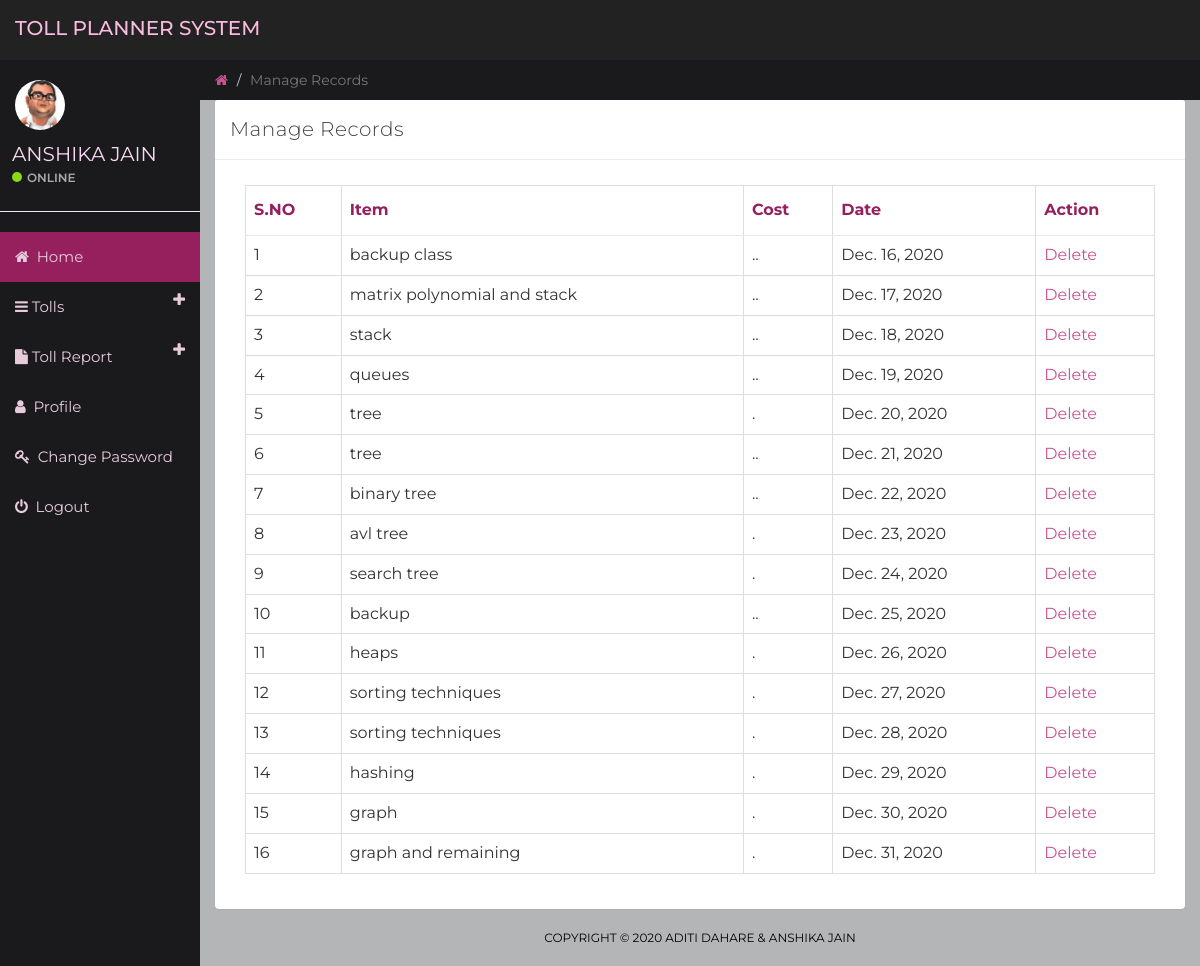
The page /manage_record (signed in) on the database its author committed.
### expense/models.py (models this page shows, shortened)
class tblexpense(models.Model):
    user = models.ForeignKey(User, on_delete=models.CASCADE, null=True)
    expensedate = models.DateField()
    expenseitem = models.CharField(max_length=100, null=True)
    expensecost = models.CharField(max_length=20, null=True)
    notedate    = models.DateField()

### expense/views.py (the view)
# urls.py: path('manage_record',manage_expense,name='manage_expense'),
def manage_expense(request):
    if not request.user.is_authenticated:
        return redirect('index')
    expense = tblexpense.objects.filter(user=request.user.id)
    d = {'expense':expense}
    return render(request, 'manage_record.html', d)

### expense/templates/manage_record.html (shortened to what this page needs)
{% load static %}
{% block body %}
<html>
<head>
	<link href="{% static 'css/bootstrap.min.css' %}" rel="stylesheet">
	<link href="{% static 'css/font-awesome.min.css' %}" rel="stylesheet">
	<link href="{% static 'css/datepicker3.css' %}" rel="stylesheet">
	<link href="{% static 'css/styles.css' %}" rel="stylesheet">
</head>
<body>
	{% include 'header.html' %}
	 {% include 'sidebar.html' %}
	<div class="col-sm-9 col-sm-offset-3 col-lg-10 col-lg-offset-2 main">
		<div class="row">
			<ol class="breadcrumb">
				<li><a href="#">
					<em class="fa fa-home"></em>
				</a></li>
				<li class="active" >Manage Records</li>
			</ol>
		</div>
		<div class="row">
			<div class="col-lg-12">
				<div class="panel panel-default">
					<div class="panel-heading">Manage Records</div>
					<div class="panel-body">
						<div class="col-md-12">
							<div class="table-responsive">
            <table class="table table-bordered mg-b-0">
              <thead>
                <tr>
                  <th>S.NO</th>
                  <th>Item</th>
                  <th>Cost</th>
                  <th>Date</th>
                  <th>Action</th>
                </tr>
              </thead>
              <tbody>
              {% for i in expense %}
                <tr>
                  <td>{{forloop.counter}}</td>
                  <td>{{i.expenseitem}}</td>
                  <td>{{i.expensecost}}</td>
                  <td>{{i.expensedate}}</td>
                  <td><a href="{% url 'delete_expense' i.id %}">Delete</a>
                </tr>
 {% endfor %}
              </tbody>
            </table>
          </div>
						</div>
					</div>
				</div>
			</div>
			{% include 'footer.html' %}
		</div>
	</div>
</body>
</html>
{% endblock %}

### expense/templates/header.html (shortened to what this page needs)
{% load static %}
<nav class="navbar navbar-custom navbar-fixed-top" role="navigation">
        <div class="container-fluid">
            <div class="navbar-header">
                <a class="navbar-brand" href="{% url 'dashboard' %}"><span>TOLL PLANNER SYSTEM </span> </a>
            </div>
        </div>
    </nav>

### expense/templates/sidebar.html (shortened to what this page needs)
{% load static %}
<div id="sidebar-collapse" class="col-sm-3 col-lg-2 sidebar">
        <div class="profile-sidebar">
            <div class="profile-userpic">
                <img src="{% static 'assets/images/download.jpg' %}" class="img-responsive" alt="">
            </div>
            <div class="profile-usertitle">
                <div class="profile-usertitle-name"> {{request.user.first_name}} </div>
                <div class="profile-usertitle-status"><span class="indicator label-success"></span>Online</div>
            </div>
        </div>
        <ul class="nav menu">
            <li class="active"><a href="{% url 'dashboard' %}"><em class="fa fa-home">&nbsp;</em> Home</a></li>
            <li class="parent "><a data-toggle="collapse" href="#sub-item-1">
                <em class="fa fa-navicon">&nbsp;</em>Tolls <span data-toggle="collapse" href="#sub-item-1" class="icon pull-right"><em class="fa fa-plus"></em></span>
                </a>
            </li>
  <li class="parent "><a data-toggle="collapse" href="#sub-item-2">
                <em class="fa fa-file">&nbsp;</em>Toll Report <span data-toggle="collapse" href="#sub-item-1" class="icon pull-right"><em class="fa fa-plus"></em></span>
                </a>
            </li>
            <li><a href="{% url 'userprofile' %}"><em class="fa fa-user">&nbsp;</em> Profile</a></li>
             <li><a href="{% url 'changepassword' %}"><em class="fa fa-key">&nbsp;</em> Change Password</a></li>
<li><a href="{% url 'logout' %}"><em class="fa fa-power-off">&nbsp;</em> Logout</a></li>
        </ul>
    </div>

### expense/templates/footer.html
<div class="col-sm-12">
				<p class="back-link"> COPYRIGHT © 2020 ADITI DAHARE & ANSHIKA JAIN </p>
			</div>

### expense/static/css/styles.css (style rules this page uses)
body { background: #b3b5b7; padding-top: 60px; font-size: 14px; font-family: "Montserrat", "Helvetica Neue", Helvetica, Arial, sans-serif; }
p { color: #000; }
a, a:hover, a:focus { color: #c75390 }
.navbar-custom { background: #222; height: 60px; }
.navbar-header .navbar-brand { color: #fff; font-size: 20px; text-transform: uppercase; font-weight: 500; height: 60px; padding-top: 18px; }
.navbar-header .navbar-brand span { color: #fbbbde; }
.label-success { background-color: #8ad919; }
.panel { border: 0; }
.panel-heading { font-size: 20px; font-weight: 300; letter-spacing: 0.025em; height: 60px; line-height: 38px; }
.panel-default .panel-heading { background: #fff; border-bottom: 1px solid #e9ecf2; color: #444444; }
.navbar { border: 0; }
.sidebar { display: block; padding: 0; display: none; box-shadow: none; background: #1a1a1d; }
.sidebar ul { margin: 20px 0px; }
@media (min-width: 768px) { .sidebar { display: block; position: fixed; top: 60px; bottom: 0; left: 0; z-index: 1000; display: block; margin: 0; padding: 0; overflow-x: hidden; overflow-y: auto; } }
@media (min-width: 768px) { .navbar-header { width: 100%; } }
.sidebar ul.nav .active a, .sidebar ul.nav li.parent a.active, .sidebar ul.nav .active > a:hover, .sidebar ul.nav li.parent a.active:hover, .sidebar ul.nav .active > a:focus, .sidebar ul.nav li.parent a.active:focus { color: #e8ccdb; background-color: #96205e; }
.sidebar ul.nav li a { height: 50px; font-size: 15px; line-height: 2em; color: #e8ccdb; }
.profile-sidebar { padding: 10px 0; border-bottom: 1px solid #e9ecf2; }
.indicator { width: 10px; height: 10px; display: inline-block; border-radius: 9999px; margin-right: 5px; }
.profile-userpic img { float: left; margin: 10px 0px 0px 15px; width: 50px; height: 50px; border-radius: 9999px !important; }
.profile-usertitle { float: left; text-align: left; margin: 10px 0 0 12px; }
.profile-usertitle-name { font-size: 20px; margin-bottom: 0px; color: #f7daf1; }
.profile-usertitle-status { text-transform: uppercase; color: #AAA; font-size: 12px; font-weight: 600; margin-bottom: 15px; }
.breadcrumb { border-radius: 0; padding: 10px 15px 10px 15px; background: #1a1a1d; margin: 0; }
.table { background: #fff; }
.table > thead > tr > th { border-bottom: 1px solid #e6e7e8; vertical-align: middle; height: 50px; color: #96205e; }
p.back-link { text-align: center; margin-bottom: 20px; font-size: 12px; text-transform: uppercase; }

### rows shown on the page
tblexpense: expenseitem "backup class", expensecost "..", expensedate "Dec. 16, 2020"
tblexpense: expenseitem "matrix polynomial and stack", expensecost "..", expensedate "Dec. 17, 2020"
tblexpense: expenseitem "stack", expensecost "..", expensedate "Dec. 18, 2020"
tblexpense: expenseitem "queues", expensecost "..", expensedate "Dec. 19, 2020"
tblexpense: expenseitem "tree", expensecost ".", expensedate "Dec. 20, 2020"
tblexpense: expenseitem "tree", expensecost "..", expensedate "Dec. 21, 2020"
tblexpense: expenseitem "binary tree", expensecost "..", expensedate "Dec. 22, 2020"
tblexpense: expenseitem "avl tree", expensecost ".", expensedate "Dec. 23, 2020"
tblexpense: expenseitem "search tree", expensecost ".", expensedate "Dec. 24, 2020"
tblexpense: expenseitem "backup", expensecost "..", expensedate "Dec. 25, 2020"
tblexpense: expenseitem "heaps", expensecost ".", expensedate "Dec. 26, 2020"
tblexpense: expenseitem "sorting techniques", expensecost ".", expensedate "Dec. 27, 2020"
tblexpense: expenseitem "sorting techniques", expensecost ".", expensedate "Dec. 28, 2020"
tblexpense: expenseitem "hashing", expensecost ".", expensedate "Dec. 29, 2020"
tblexpense: expenseitem "graph", expensecost ".", expensedate "Dec. 30, 2020"
tblexpense: expenseitem "graph and remaining", expensecost ".", expensedate "Dec. 31, 2020"

### other values the page prints
{{ request.user.first_name }} "ANSHIKA JAIN"
